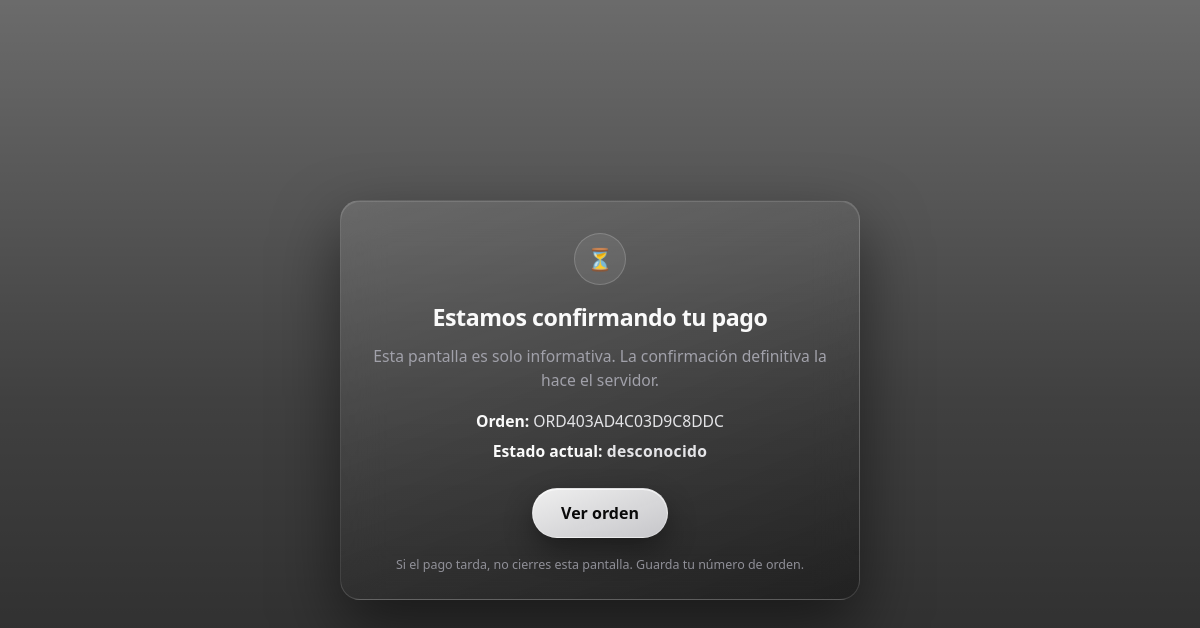
The app's page /crt_interfaz/pago_retorno.php?codigo=ORD403AD4C03D9C8DDC, older data.
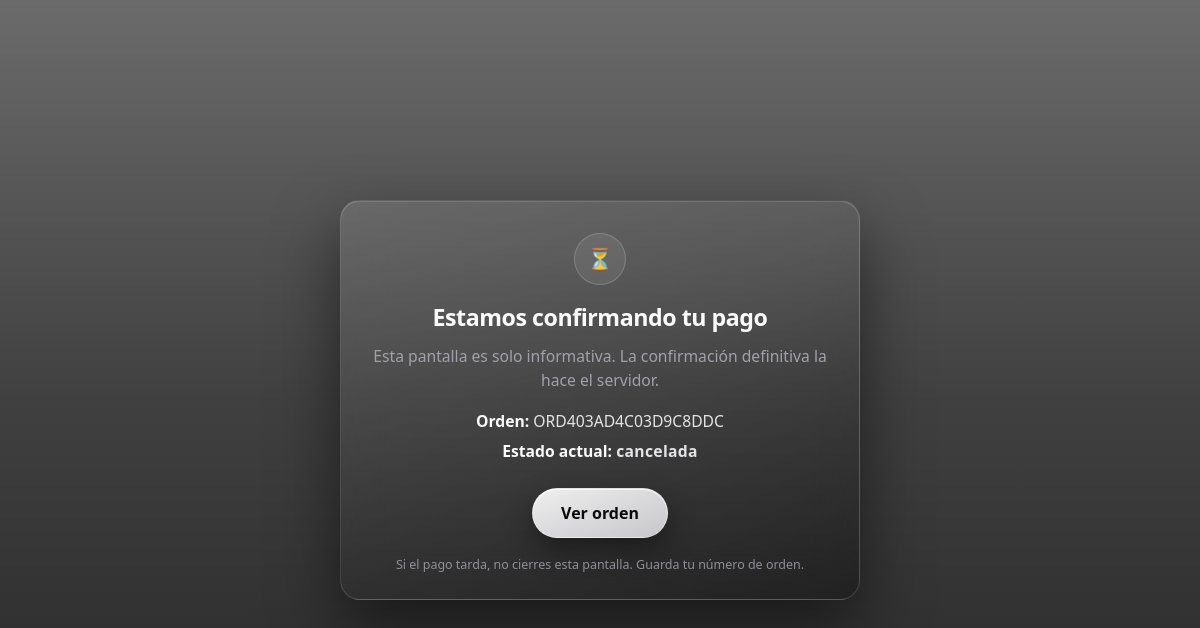
The same page, newer data.
### tables this page shows
CREATE TABLE IF NOT EXISTS `ordenes` (
  `id_orden` int NOT NULL AUTO_INCREMENT,
  `codigo_publico` varchar(24) NOT NULL,
  `id_evento` int NOT NULL,
  `id_funcion` int NOT NULL,
  `session_id` varchar(100) NOT NULL,
  `email` varchar(180) NOT NULL,
  `nombre` varchar(150) NOT NULL,
  `telefono` varchar(40) DEFAULT NULL,
  `total` decimal(10,2) NOT NULL DEFAULT '0.00',
  `estado` enum('pendiente','pagada','fallida','expirada','cancelada','reembolsada') NOT NULL DEFAULT 'pendiente',
  `expira_en` datetime NOT NULL,
  `creado_en` datetime NOT NULL DEFAULT CURRENT_TIMESTAMP,
  `actualizado_en` datetime NOT NULL DEFAULT CURRENT_TIMESTAMP ON UPDATE CURRENT_TIMESTAMP,
  PRIMARY KEY (`id_orden`),
  UNIQUE KEY `uk_codigo_publico` (`codigo_publico`),
  KEY `idx_orden_evento_funcion` (`id_evento`,`id_funcion`),
  KEY `idx_orden_session` (`session_id`),
  KEY `idx_orden_estado_expira` (`estado`,`expira_en`)
);

### includes/ordenes_helper.php (called while the page is built, shortened)
<?php
function obtenerOrdenPorCodigo(mysqli $conn, string $codigo): ?array
{
    $stmt = $conn->prepare('SELECT * FROM ordenes WHERE codigo_publico = ? LIMIT 1');
    $stmt->bind_param('s', $codigo);
    $stmt->execute();
    $orden = $stmt->get_result()->fetch_assoc();
    if (!$orden) {
        return null;
    }
    $id = (int) $orden['id_orden'];
    $stmt = $conn->prepare('SELECT * FROM orden_items WHERE id_orden = ? ORDER BY id_item ASC');
    $stmt->bind_param('i', $id);
    $stmt->execute();
    $items = [];
    $res = $stmt->get_result();
    while ($row = $res->fetch_assoc()) {
        $items[] = $row;
    }
    $orden['items'] = $items;
    return $orden;
}

### crt_interfaz/pago_retorno.php (the view, shortened to what this page needs)
<?php
require_once __DIR__ . '/../includes/pagos/PaymentService.php';
$codigo = isset($_GET['codigo']) ? trim((string) $_GET['codigo']) : '';
function h($s) {
    return htmlspecialchars((string) $s, ENT_QUOTES, 'UTF-8');
}
$orden = $codigo !== '' ? obtenerOrdenPorCodigo($conn, $codigo) : null;
$estadoOrden = $orden['estado'] ?? 'desconocido';
?>
<!DOCTYPE html>
<html lang="es">
<head>
</head>
<body>
<div class="cardx">
  <div class="icon" aria-hidden="true">⏳</div>
  <h1>Estamos confirmando tu pago</h1>
  <p class="lead">Esta pantalla es solo informativa. La confirmación definitiva la hace el servidor.</p>
  <?php if ($codigo): ?>
    <p class="meta"><strong>Orden:</strong> <?= h($codigo) ?></p>
    <p class="meta"><strong>Estado actual:</strong> <span id="estado"><?= h($estadoOrden) ?></span></p>
    <a class="btn-glass" href="orden.php?codigo=<?= urlencode($codigo) ?>">Ver orden</a>
  <?php else: ?>
    <a class="btn-glass" href="cartelera_cliente.php">Ir a cartelera</a>
  <?php endif; ?>
  <p class="foot">Si el pago tarda, no cierres esta pantalla. Guarda tu número de orden.</p>
</div>
</body>
</html>

### crt_interfaz/pago_retorno.php (style rules this page uses)
:root { --text: #e8e8ea; --muted: #a1a1aa; --stroke: rgba(255, 255, 255, 0.14); }
* { box-sizing: border-box; }
body { min-height: 100vh; margin: 0; display: flex; align-items: center; justify-content: center; padding: 24px; color: var(--text); font-family: "Segoe UI", system-ui, -apple-system, BlinkMacSystemFont, Roboto, Helvetica, Arial, sans-serif; background-image: linear-gradient(180deg, rgba(0, 0, 0, 0.58) 0%, rgba(0, 0, 0, 0.75) 50%, rgba(0, 0, 0, 0.85) 100%), url('imagenes_teatro/TeatroNoche1.jpg'); background-size: cover; background-position: center; background-attachment: fixed; }
.cardx { width: 100%; max-width: 520px; text-align: center; padding: 32px 28px 26px; background: linear-gradient(160deg, rgba(255, 255, 255, 0.12), rgba(255, 255, 255, 0.04) 40%, rgba(0, 0, 0, 0.35)); backdrop-filter: blur(22px) saturate(115%); -webkit-backdrop-filter: blur(22px) saturate(115%); border: 1px solid var(--stroke); border-radius: 20px; box-shadow: 0 28px 64px rgba(0, 0, 0, 0.5), inset 0 1px 0 rgba(255, 255, 255, 0.12); }
.icon { width: 52px; height: 52px; margin: 0 auto 16px; border-radius: 999px; display: grid; place-items: center; font-size: 1.35rem; color: #fafafa; background: rgba(255, 255, 255, 0.08); border: 1px solid rgba(255, 255, 255, 0.18); }
h1 { margin: 0 0 12px; font-size: clamp(1.25rem, 3.5vw, 1.45rem); font-weight: 750; color: #fafafa; letter-spacing: -0.02em; }
.lead { margin: 0 0 18px; color: var(--muted); font-size: 0.98rem; line-height: 1.5; }
.meta { margin: 0 0 8px; color: #e4e4e7; font-size: 0.98rem; }
.meta strong { color: #fafafa; }
#estado { font-weight: 650; letter-spacing: 0.02em; }
.btn-glass { display: inline-flex; align-items: center; justify-content: center; margin-top: 18px; padding: 13px 28px; border-radius: 999px; border: 1px solid rgba(255, 255, 255, 0.28); background: linear-gradient(160deg, rgba(255, 255, 255, 0.92), rgba(220, 220, 224, 0.88)); color: #0a0a0a !important; font-weight: 750; font-size: 1rem; text-decoration: none; box-shadow: 0 12px 28px rgba(0, 0, 0, 0.4), inset 0 1px 0 rgba(255, 255, 255, 0.7); transition: transform .15s ease, filter .15s ease; }
.foot { margin: 18px 0 0; font-size: 0.78rem; color: rgba(161, 161, 170, 0.85); }

Row changes from the older to the newer data that the page shows:
added ordenes: estado "cancelada"
Text that changed along with them:
$estadoOrden: "desconocido" → (not shown)
